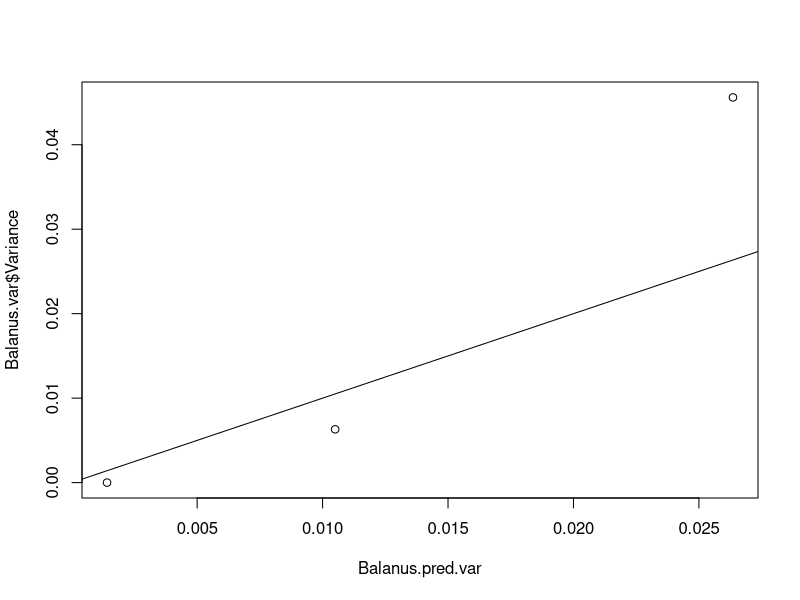
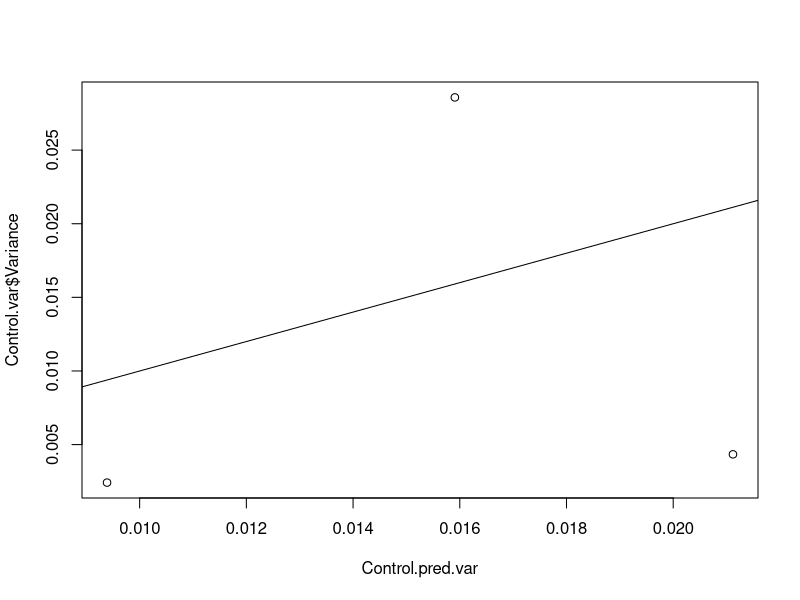
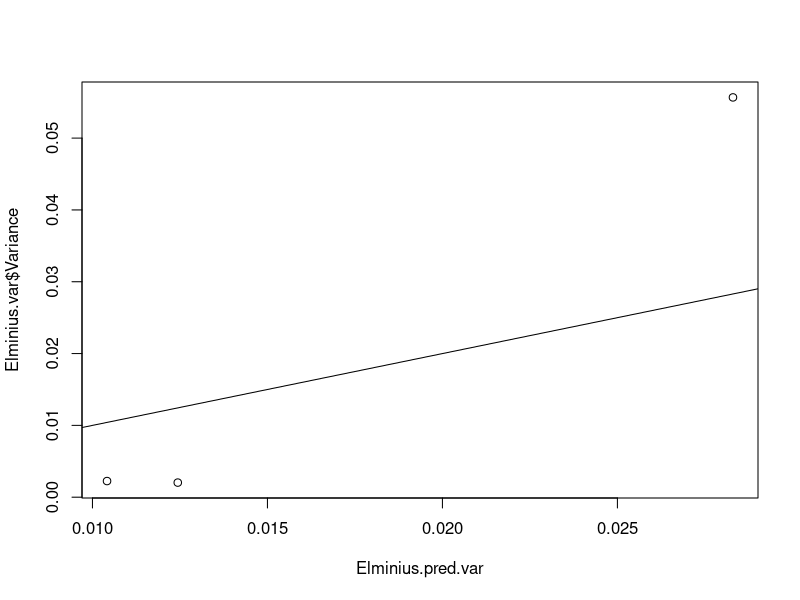

R code for these plots, in order:
### Getting data from Bayliss on Lepsiella

### set working directory

setwd('/media/kyle/KEC_External/Documents/Data/SwitchingAndIndVar/DataFromGraphs/')

### load libraries

library(dplyr)

### load data

whelk.data <- read.csv('Bayliss1982Lepsiella.csv')

### first entry weird again

colnames(whelk.data)[1] <- 'Trained'

### calculate relative preferences

### for training data sets, no c value is given. Will have to do it myself.

whelk.data <- whelk.data %>% mutate(ProportionBalanus = BalanusEaten/(BalanusEaten + ElminiusEaten))

### add a column of numeric ratios

whelk.data$NumRatio <- ifelse(whelk.data$Ratio == '30/6', 30/36, ifelse(whelk.data$Ratio == '18/18', 0.5, 6/36))

### find relative preferences using observations at 1:1 density

#Balanus

Balanus.data <- whelk.data %>% filter(Trained == 'Balanus')

Balanus.data %>% group_by(Ratio) %>% summarise(MeanProportion = mean(ProportionBalanus))

# rel.pref = 0.91

# Control

Control.data <- whelk.data %>% filter(Trained == 'Control')

Control.data %>% group_by((Ratio)) %>% summarise(MeanProportion = mean(ProportionBalanus))

# rel.pref = 0.56

# Elminius

Elminius.data <- whelk.data %>% filter(Trained == 'Elminius')

Elminius.data %>% group_by(Ratio) %>% summarise(MeanProportion = mean(ProportionBalanus)) 

# rel.pref = 0.5

### Calculate variances for each of the experiments

Variance <- function(x) {
  SS <- sum((x - mean(x))^2)
  Var <- SS/length(x)  
  Var
}

# balanus trained

Balanus.var <- Balanus.data %>% group_by(Ratio) %>% summarise(Variance = Variance(ProportionBalanus),  NumRatio = mean(NumRatio))

# control

Control.var <- Control.data %>% group_by(Ratio) %>% summarise(Variance = Variance(ProportionBalanus), NumRatio = mean(NumRatio))

# elminius trained

Elminius.var <- Elminius.data %>% group_by(Ratio) %>% summarise(Variance = Variance(ProportionBalanus), NumRatio = mean(NumRatio))

### Now want to estimate the magnitudes of variances -- p(1-p)/n

# write function to calculate p's for each relative abundance

calcp <- function(rel.pref, rel.density) {
  rel.pref*rel.density/(rel.pref*rel.density + ((1 - rel.pref) * (1 - rel.density)))
}

### Balanus variances

Balanus.est.p <- calcp(rel.pref = 0.91, rel.density = Balanus.var$NumRatio)

# calculate n's as mean total number of prey eaten at each relative abundance

Balanus.n <- Balanus.data %>% mutate(TotalFeed = BalanusEaten + ElminiusEaten) %>% group_by(Ratio) %>% summarise(n = mean(TotalFeed))

Balanus.pred.var <- Balanus.est.p*(1 - Balanus.est.p)/Balanus.n$n

# examine relationship between predicted and observed variance

plot(x = Balanus.pred.var, y = Balanus.var$Variance)
abline(a = 0, b = 1)

### Control variances

Control.est.p <- calcp(rel.pref = 0.56, rel.density = Control.var$NumRatio)

# calculate mean n for each relative abundance

Control.n <- Control.data %>% mutate(TotalFeed = BalanusEaten + ElminiusEaten) %>% group_by(Ratio) %>% summarise(n = mean(TotalFeed))

Control.pred.var <- Control.est.p * (1 - Control.est.p)/Control.n$n

# examine relationship between predicted and observed variances

plot(x = Control.pred.var, y = Control.var$Variance)
abline(a = 0, b = 1)

### Elminius variances

Elminius.est.p <- calcp(rel.pref = 0.5, rel.density = Elminius.var$NumRatio)

# calculate mean n for each relative abundance

Elminius.n <- Elminius.data %>% mutate(TotalFeed = BalanusEaten + ElminiusEaten) %>% group_by(Ratio) %>% summarise(n = mean(TotalFeed)) 

Elminius.pred.var <- Elminius.est.p*(1-Elminius.est.p)/Elminius.n$n

# examine relationship between predicted and observed variances

plot(x = Elminius.pred.var, y = Elminius.var$Variance)
abline(a = 0, b = 1)

### generate confidence intervals for predicted variance

# function to calculate 95% confidence intervals

GenCI_EventNsVector <- function(p.vec, n.samples, n.events, n.sim) {
  
  quant.data <- matrix(nrow = length(p.vec), ncol = 3)
  
  for(j in 1:length(p.vec)){
    mat <- matrix(nrow = n.sim, ncol = n.samples)
    for(i in 1:n.sim){
      mat[i,] <- rbinom(n = n.samples, size = n.events[j], prob = p.vec[j])
    }
    prop.mat <- mat/n.events[j]
    var.vec <- apply(prop.mat, 1, var)
    quant.data[j, ] <- c(p.vec[j], quantile(var.vec, probs = c(0.025, 0.975)))
  }
  quant.data
}

# Balanus

GenCI_EventNsVector(p.vec = Balanus.est.p, n.samples = 6, n.events = round(Balanus.n$n), n.sim = 10000)

# Control

GenCI_EventNsVector(p.vec = Control.est.p, n.samples = 6, n.events = round(Control.n$n), n.sim = 10000)

#Elminius

GenCI_EventNsVector(p.vec = Elminius.est.p, n.samples = 6, n.events = round(Elminius.n$n), n.sim = 10000)

### estimate IS and and create predicted 95% CI's for IS

### calculate IS for each relative density

# Balanus

Balanus.data.PS <- Balanus.data %>% mutate(AltProp = 1 - ProportionBalanus)

Balanus.data.PS <- Balanus.data.PS %>% group_by(Ratio) %>% mutate(Diff.Prop = abs(ProportionBalanus - mean(ProportionBalanus)), 
                                                                  Diff.Alt = abs(AltProp - mean(AltProp)))

Balanus.data.PS <- Balanus.data.PS %>% mutate(PS = 1 - Diff.Prop)

Balanus.data.IS <- Balanus.data.PS %>% group_by(Ratio) %>% summarise(IS = mean(PS))

# modify above confidence interval function to get CI's for IS

GenCI_IS <- function(p.vec, n.samples, n.events, n.sim) {
  
  quant.data <- matrix(nrow = length(p.vec), ncol = 4)
  
  for(j in 1:length(p.vec)){
    mat <- matrix(nrow = n.sim, ncol = n.samples)
    PS <- matrix(nrow = n.sim, ncol = n.samples)
    mean.prop <- vector(length = n.sim)
    IS <- vector(length = n.sim)
    
    for(i in 1:n.sim){
      mat[i,] <- rbinom(n = n.samples, size = n.events[j], prob = p.vec[j])
      prop.mat <- mat/n.events[j]
      mean.prop[i] <- mean(prop.mat[i,])
      PS[i,] <- 1 - abs(prop.mat[i,] - mean.prop[i])
      IS[i] <- mean(PS[i,])
    }
    
    
    quant.data[j, ] <- c(p.vec[j], quantile(IS, probs = c(0.025, 0.5, 0.975)))
  }
  quant.data
}

### generate CI's for balanus

GenCI_IS(p.vec = Balanus.est.p, n.samples = 6, n.events = round(Balanus.n$n), n.sim = 10000)

# Control

# calculate IS for control

Control.data.PS <- Control.data %>% mutate(AltProp = 1 - ProportionBalanus)

Control.data.PS <- Control.data.PS %>% group_by(Ratio) %>% mutate(Diff.Prop = abs(ProportionBalanus - mean(ProportionBalanus)), 
                                                                  Diff.Alt = abs(AltProp - mean(AltProp)))

Control.data.PS <- Control.data.PS %>% mutate(PS = 1 - Diff.Prop)

Control.data.IS <- Control.data.PS %>% group_by(Ratio) %>% summarise(IS = mean(PS))

### generate CI's for control

GenCI_IS(p.vec = Control.est.p, n.samples = 6, n.events = round(Control.n$n), n.sim = 10000)

# Elminius

Elminius.data.PS <- Elminius.data %>% mutate(AltProp = 1 - ProportionBalanus)

Elminius.data.PS <- Elminius.data.PS %>% group_by(Ratio) %>% mutate(Diff.Prop = abs(ProportionBalanus - mean(ProportionBalanus)), 
                                                                    Diff.Alt = abs(AltProp - mean(AltProp)))

Elminius.data.PS <- Elminius.data.PS %>% mutate(PS = 1 - Diff.Prop)

Elminius.data.IS <- Elminius.data.PS %>% group_by(Ratio) %>% summarise(IS = mean(PS))

### generate CI's for Elminius

GenCI_IS(p.vec = Elminius.est.p, n.samples = 6, n.events = round(Elminius.n$n), n.sim = 10000)











